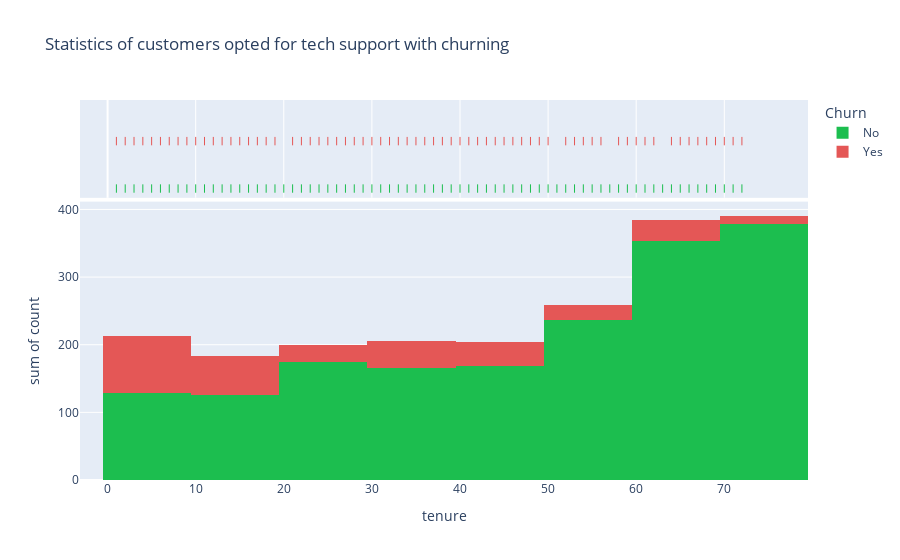

The notebook cell saved with this chart:
### Code cell
fig = px.histogram(data_techSupport_yes.groupby(['tenure', 'Churn']).size().reset_index(name='count'), 
                   x="tenure", y="count", marginal="rug", color="Churn", color_discrete_map={"Yes":"#E45756", "No":"#1CBE4F"}, 
                   title="Statistics of customers opted for tech support with churning")

fig.show()

### Figure 1 — Plotly figure (JSON) as saved in the notebook; plotly's stock layout.template omitted (floating-point values rounded to 4 significant figures)
{"data": [{"alignmentgroup": "True", "bingroup": "x", "histfunc": "sum", "hovertemplate": "Churn=No<br>tenure=%{x}<br>sum of count=%{y}<extra></extra>", "legendgroup": "No", "marker": {"color": "#1CBE4F", "pattern": {"shape": ""}}, "name": "No", "offsetgroup": "No", "orientation": "v", "showlegend": true, "type": "histogram", "x": [1, 2, 3, 4, 5, 6, 7, 8, 9, 10, 11, 12, 13, 14, 15, 16, 17, 18, 19, 20, 21, 22, 23, 24, 25, 26, 27, 28, 29, 30, 31, 32, 33, 34, 35, 36, 37, 38, 39, 40, 41, 42, 43, 44, 45, 46, 47, 48, 49, 50, 51, 52, 53, 54, 55, 56, 57, 58, 59, 60, 61, 62, 63, 64, 65, 66, 67, 68, 69, 70, 71, 72], "xaxis": "x", "y": [19, 8, 20, 13, 15, 11, 12, 15, 16, 14, 12, 17, 13, 13, 11, 8, 12, 15, 10, 16, 11, 13, 24, 19, 18, 20, 17, 19, 17, 19, 20, 11, 17, 17, 24, 13, 17, 12, 15, 16, 16, 16, 19, 14, 22, 19, 15, 16, 16, 24, 23, 24, 26, 25, 16, 28, 28, 20, 22, 27, 33, 25, 30, 41, 29, 38, 44, 43, 44, 68, 89, 221], "yaxis": "y"}, {"alignmentgroup": "True", "boxpoints": "all", "fillcolor": "rgba(255,255,255,0)", "hoveron": "points", "hovertemplate": "Churn=No<br>tenure=%{x}<extra></extra>", "jitter": 0, "legendgroup": "No", "line": {"color": "rgba(255,255,255,0)"}, "marker": {"color": "#1CBE4F", "symbol": "line-ns-open"}, "name": "No", "offsetgroup": "No", "showlegend": false, "type": "box", "x": [1, 2, 3, 4, 5, 6, 7, 8, 9, 10, 11, 12, 13, 14, 15, 16, 17, 18, 19, 20, 21, 22, 23, 24, 25, 26, 27, 28, 29, 30, 31, 32, 33, 34, 35, 36, 37, 38, 39, 40, 41, 42, 43, 44, 45, 46, 47, 48, 49, 50, 51, 52, 53, 54, 55, 56, 57, 58, 59, 60, 61, 62, 63, 64, 65, 66, 67, 68, 69, 70, 71, 72], "xaxis": "x2", "yaxis": "y2"}, {"alignmentgroup": "True", "bingroup": "x", "histfunc": "sum", "hovertemplate": "Churn=Yes<br>tenure=%{x}<br>sum of count=%{y}<extra></extra>", "legendgroup": "Yes", "marker": {"color": "#E45756", "pattern": {"shape": ""}}, "name": "Yes", "offsetgroup": "Yes", "orientation": "v", "showlegend": true, "type": "histogram", "x": [1, 2, 3, 4, 5, 6, 7, 8, 9, 10, 11, 12, 13, 14, 15, 16, 17, 18, 19, 21, 22, 23, 24, 25, 26, 27, 28, 29, 30, 31, 32, 33, 34, 35, 36, 37, 38, 39, 40, 41, 42, 43, 44, 45, 46, 47, 48, 49, 50, 52, 53, 54, 55, 56, 58, 59, 60, 61, 62, 64, 65, 66, 67, 68, 69, 70, 71, 72], "xaxis": "x", "y": [14, 11, 14, 12, 12, 7, 5, 3, 6, 6, 5, 12, 5, 4, 7, 5, 3, 6, 5, 4, 7, 4, 1, 2, 2, 2, 3, 1, 4, 8, 3, 3, 2, 4, 2, 3, 6, 6, 3, 6, 5, 5, 1, 2, 3, 4, 3, 3, 3, 3, 2, 6, 3, 2, 3, 1, 1, 3, 1, 3, 3, 6, 4, 4, 5, 8, 2, 3], "yaxis": "y"}, {"alignmentgroup": "True", "boxpoints": "all", "fillcolor": "rgba(255,255,255,0)", "hoveron": "points", "hovertemplate": "Churn=Yes<br>tenure=%{x}<extra></extra>", "jitter": 0, "legendgroup": "Yes", "line": {"color": "rgba(255,255,255,0)"}, "marker": {"color": "#E45756", "symbol": "line-ns-open"}, "name": "Yes", "offsetgroup": "Yes", "showlegend": false, "type": "box", "x": [1, 2, 3, 4, 5, 6, 7, 8, 9, 10, 11, 12, 13, 14, 15, 16, 17, 18, 19, 21, 22, 23, 24, 25, 26, 27, 28, 29, 30, 31, 32, 33, 34, 35, 36, 37, 38, 39, 40, 41, 42, 43, 44, 45, 46, 47, 48, 49, 50, 52, 53, 54, 55, 56, 58, 59, 60, 61, 62, 64, 65, 66, 67, 68, 69, 70, 71, 72], "xaxis": "x2", "yaxis": "y2"}], "layout": {"barmode": "relative", "legend": {"title": {"text": "Churn"}, "tracegroupgap": 0}, "title": {"text": "Statistics of customers opted for tech support with churning"}, "xaxis": {"anchor": "y", "domain": [0, 1], "title": {"text": "tenure"}}, "xaxis2": {"anchor": "y2", "domain": [0, 1], "matches": "x", "showgrid": true, "showticklabels": false}, "yaxis": {"anchor": "x", "domain": [0, 0.7326], "title": {"text": "sum of count"}}, "yaxis2": {"anchor": "x2", "domain": [0.7426, 1], "matches": "y2", "showgrid": false, "showline": false, "showticklabels": false, "ticks": ""}}}
